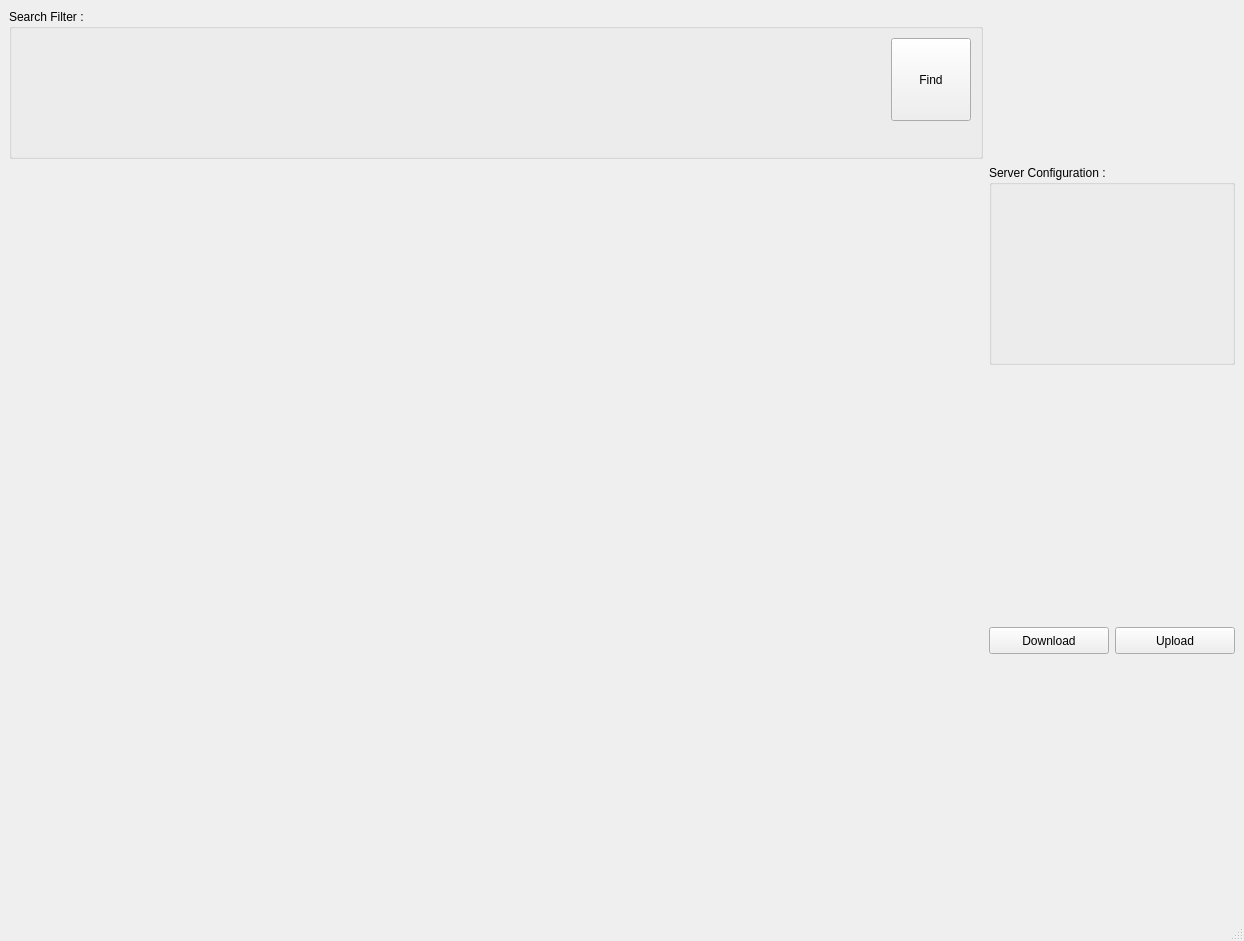
<?xml version="1.0" encoding="UTF-8"?>
<ui version="4.0">
 <class>Demo</class>
 <widget class="QMainWindow" name="Demo">
  <property name="geometry">
   <rect>
    <x>0</x>
    <y>0</y>
    <width>1244</width>
    <height>941</height>
   </rect>
  </property>
  <property name="windowTitle">
   <string>QtShanoir-demo</string>
  </property>
  <widget class="QWidget" name="centralwidget">
   <property name="sizePolicy">
    <sizepolicy hsizetype="Fixed" vsizetype="Fixed">
     <horstretch>2</horstretch>
     <verstretch>2</verstretch>
    </sizepolicy>
   </property>
   <property name="sizeIncrement">
    <size>
     <width>2</width>
     <height>2</height>
    </size>
   </property>
   <property name="layoutDirection">
    <enum>Qt::LeftToRight</enum>
   </property>
   <layout class="QGridLayout" name="gridLayout">
    <item row="0" column="0">
     <layout class="QGridLayout" name="gridLayout_2" rowstretch="1,0,0" columnstretch="4,1" rowminimumheight="0,0,0">
      <property name="sizeConstraint">
       <enum>QLayout::SetMaximumSize</enum>
      </property>
      <item row="2" column="0">
       <widget class="QtShanoirTreeWidget" name="treeWidget" native="true">
        <property name="sizePolicy">
         <sizepolicy hsizetype="Expanding" vsizetype="Expanding">
          <horstretch>2</horstretch>
          <verstretch>2</verstretch>
         </sizepolicy>
        </property>
        <property name="minimumSize">
         <size>
          <width>200</width>
          <height>200</height>
         </size>
        </property>
        <property name="sizeIncrement">
         <size>
          <width>2</width>
          <height>2</height>
         </size>
        </property>
       </widget>
      </item>
      <item row="2" column="1">
       <layout class="QGridLayout" name="gridLayout_3">
        <item row="3" column="0">
         <widget class="QtShanoirDownloadWidget" name="downloadWidget" native="true">
          <property name="minimumSize">
           <size>
            <width>0</width>
            <height>71</height>
           </size>
          </property>
          <property name="maximumSize">
           <size>
            <width>235</width>
            <height>16777215</height>
           </size>
          </property>
         </widget>
        </item>
        <item row="1" column="0">
         <widget class="QtShanoirDetailsWidget" name="detailsWidget" native="true">
          <property name="sizePolicy">
           <sizepolicy hsizetype="Preferred" vsizetype="Preferred">
            <horstretch>0</horstretch>
            <verstretch>0</verstretch>
           </sizepolicy>
          </property>
          <property name="minimumSize">
           <size>
            <width>0</width>
            <height>71</height>
           </size>
          </property>
         </widget>
        </item>
        <item row="0" column="0">
         <widget class="QGroupBox" name="groupBox">
          <property name="sizePolicy">
           <sizepolicy hsizetype="Expanding" vsizetype="Fixed">
            <horstretch>1</horstretch>
            <verstretch>0</verstretch>
           </sizepolicy>
          </property>
          <property name="minimumSize">
           <size>
            <width>0</width>
            <height>200</height>
           </size>
          </property>
          <property name="title">
           <string>Server Configuration :</string>
          </property>
          <layout class="QGridLayout" name="gridLayout_5">
           <item row="0" column="0">
            <widget class="QtShanoirSettingsWidget" name="settingsWidget" native="true">
             <property name="sizePolicy">
              <sizepolicy hsizetype="MinimumExpanding" vsizetype="Preferred">
               <horstretch>0</horstretch>
               <verstretch>0</verstretch>
              </sizepolicy>
             </property>
             <property name="minimumSize">
              <size>
               <width>222</width>
               <height>114</height>
              </size>
             </property>
             <property name="maximumSize">
              <size>
               <width>350</width>
               <height>152</height>
              </size>
             </property>
             <property name="font">
              <font>
               <pointsize>9</pointsize>
              </font>
             </property>
            </widget>
           </item>
          </layout>
         </widget>
        </item>
        <item row="2" column="0">
         <layout class="QHBoxLayout" name="horizontalLayout">
          <item>
           <widget class="QPushButton" name="downloadButton">
            <property name="maximumSize">
             <size>
              <width>350</width>
              <height>27</height>
             </size>
            </property>
            <property name="text">
             <string>Download</string>
            </property>
           </widget>
          </item>
          <item>
           <widget class="QPushButton" name="pushButton_2">
            <property name="maximumSize">
             <size>
              <width>350</width>
              <height>27</height>
             </size>
            </property>
            <property name="text">
             <string>Upload</string>
            </property>
           </widget>
          </item>
         </layout>
        </item>
       </layout>
      </item>
      <item row="0" column="0">
       <widget class="QGroupBox" name="SearchFilterBox">
        <property name="sizePolicy">
         <sizepolicy hsizetype="Expanding" vsizetype="Preferred">
          <horstretch>1</horstretch>
          <verstretch>0</verstretch>
         </sizepolicy>
        </property>
        <property name="minimumSize">
         <size>
          <width>200</width>
          <height>150</height>
         </size>
        </property>
        <property name="maximumSize">
         <size>
          <width>16777215</width>
          <height>150</height>
         </size>
        </property>
        <property name="sizeIncrement">
         <size>
          <width>1</width>
          <height>1</height>
         </size>
        </property>
        <property name="layoutDirection">
         <enum>Qt::LeftToRight</enum>
        </property>
        <property name="title">
         <string>Search Filter :</string>
        </property>
        <layout class="QGridLayout" name="gridLayout_4">
         <item row="0" column="0">
          <widget class="QtShanoirSearchWidget" name="searchWidget" native="true">
           <property name="sizePolicy">
            <sizepolicy hsizetype="Expanding" vsizetype="Expanding">
             <horstretch>4</horstretch>
             <verstretch>4</verstretch>
            </sizepolicy>
           </property>
           <property name="minimumSize">
            <size>
             <width>500</width>
             <height>71</height>
            </size>
           </property>
           <property name="maximumSize">
            <size>
             <width>16777215</width>
             <height>71</height>
            </size>
           </property>
           <property name="sizeIncrement">
            <size>
             <width>0</width>
             <height>0</height>
            </size>
           </property>
           <property name="baseSize">
            <size>
             <width>0</width>
             <height>0</height>
            </size>
           </property>
          </widget>
         </item>
         <item row="1" column="0">
          <widget class="QtShanoirErrorWidget" name="errorWidget" native="true">
           <property name="minimumSize">
            <size>
             <width>0</width>
             <height>20</height>
            </size>
           </property>
           <property name="maximumSize">
            <size>
             <width>16777215</width>
             <height>31</height>
            </size>
           </property>
          </widget>
         </item>
         <item row="0" column="1">
          <widget class="QPushButton" name="findButton">
           <property name="sizePolicy">
            <sizepolicy hsizetype="Fixed" vsizetype="Expanding">
             <horstretch>0</horstretch>
             <verstretch>0</verstretch>
            </sizepolicy>
           </property>
           <property name="minimumSize">
            <size>
             <width>67</width>
             <height>27</height>
            </size>
           </property>
           <property name="maximumSize">
            <size>
             <width>10000</width>
             <height>10000</height>
            </size>
           </property>
           <property name="text">
            <string>Find</string>
           </property>
           <property name="icon">
            <iconset>
             <normaloff>:/Images/search.22x22.png</normaloff>:/Images/search.22x22.png</iconset>
           </property>
          </widget>
         </item>
        </layout>
       </widget>
      </item>
     </layout>
    </item>
   </layout>
  </widget>
  <widget class="QMenuBar" name="menubar">
   <property name="geometry">
    <rect>
     <x>0</x>
     <y>0</y>
     <width>1244</width>
     <height>21</height>
    </rect>
   </property>
  </widget>
  <widget class="QStatusBar" name="statusbar"/>
 </widget>
 <customwidgets>
  <customwidget>
   <class>QtShanoirTreeWidget</class>
   <extends>QWidget</extends>
   <header location="global">QtShanoirTreeWidget.h</header>
   <container>1</container>
  </customwidget>
  <customwidget>
   <class>QtShanoirSettingsWidget</class>
   <extends>QWidget</extends>
   <header location="global">QtShanoirSettingsWidget.h</header>
   <container>1</container>
  </customwidget>
  <customwidget>
   <class>QtShanoirDetailsWidget</class>
   <extends>QWidget</extends>
   <header location="global">QtShanoirDetailsWidget.h</header>
   <container>1</container>
  </customwidget>
  <customwidget>
   <class>QtShanoirSearchWidget</class>
   <extends>QWidget</extends>
   <header location="global">QtShanoirSearchWidget.h</header>
   <container>1</container>
  </customwidget>
  <customwidget>
   <class>QtShanoirDownloadWidget</class>
   <extends>QWidget</extends>
   <header>qtshanoirdownloadwidget.h</header>
  </customwidget>
  <customwidget>
   <class>QtShanoirErrorWidget</class>
   <extends>QWidget</extends>
   <header>qtshanoirerrorwidget.h</header>
  </customwidget>
 </customwidgets>
 <resources/>
 <connections/>
</ui>
